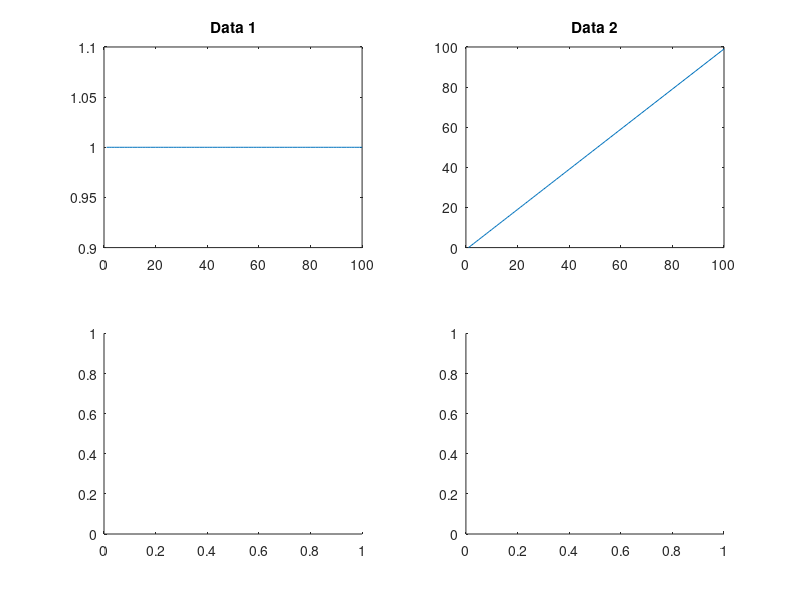

MATLAB code for this plot:
figure(1);
subplot(2, 2, 1);  % Example: 2 rows, 1 column, first subplot
ax1 = gca;  % Get handle to the current axes
subplot(2, 2, 2);  % Example: 2 rows, 1 column, second subplot
ax2 = gca;  % Get handle to the current axes

subplot(2, 2, 3);  
ax3 = gca;  
subplot(2, 2, 4);  
ax4 = gca; 

x = 1:100;
data1 = ones(1, 100);  % Example: 100 data points
data2 = zeros(1, 100); 

data1

% Update plots
plot(ax1, x, data1);
title(ax1, "Data 1");

plot(ax2, x, cumtrapz(data1));
title(ax2, "Data 2");

% global myStruct
% myStruct = struct();
% myStruct.field1 = [1, 2, 3];
% myStruct.field2 = 'Hello';
% modifyStruct();
% disp(myStruct)
% 
% function modifyStruct()
% 
%     global myStruct
%     % Modify the structure's field
%     myStruct.field1(1) = 100;
% 
%     % Create a new field
%     myStruct.field3 = 'New field';
% 
% end